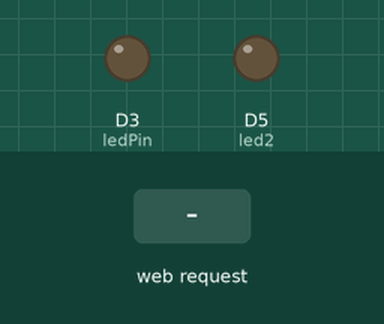
The sketch below on a simulated ESP8266 (NodeMCU). On the bench: output pins drawn as LEDs (lit = HIGH). The inputs (shaded band) are chosen by the test bench. WiFi joins after 1.5 s; servers stay silent unless stated; what the sketch prints to the serial monitor is not drawn.

Above: at 2.7 s.
2.8 s: HTTP request GET /LED=ON received
At 3.8 s:
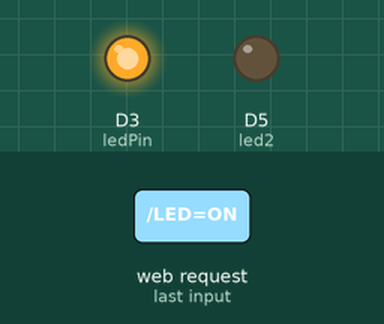
4.3 s: HTTP request GET /LED2=ON received
At 5.0 s:
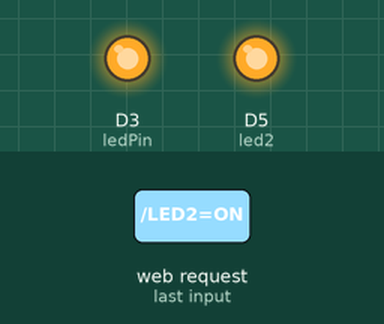
5.8 s: HTTP request GET /LED=OFF received
At 6.1 s:
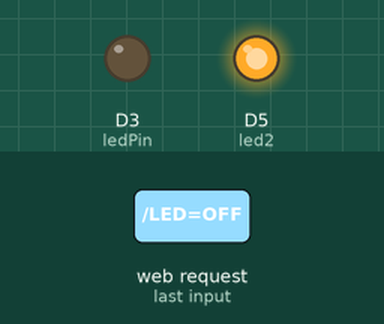
7.3 s: HTTP request GET /LED2=OFF received
At 8.4 s:
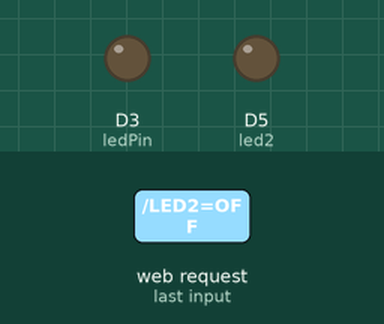
Timing chart, 0 to 9.8 s (numbered marks = the images above; inputs shaded):
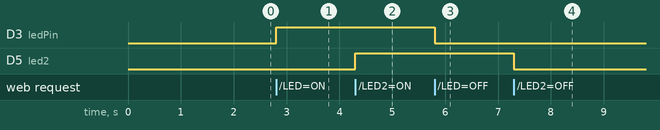

Measured:
- after the input at 2.8 s, D3 (ledPin): LOW → HIGH at once
- after the input at 4.3 s, D5 (led2): LOW → HIGH at once
- after the input at 5.8 s, D3 (ledPin): HIGH → LOW at once
- after the input at 7.3 s, D5 (led2): HIGH → LOW at once

The sketch:

Arduino33.ino
```cpp
#include <ESP8266WiFi.h>
const char* ssid = "B-504";
const char* password = "gitam123";

int ledPin = D3;// GPIO12 D6
int led2=D5;
WiFiServer server(80);

void setup() {
  Serial.begin(115200);
  delay(10);

  pinMode(ledPin, OUTPUT);
  digitalWrite(ledPin, LOW);
  pinMode(led2, OUTPUT);
  digitalWrite(led2, LOW);

  // Connect to WiFi network
  Serial.println();
  Serial.println();
  Serial.print("Connecting to ");
  Serial.println(ssid);

  WiFi.begin(ssid, password);

  while (WiFi.status() != WL_CONNECTED) {
    delay(500);
    Serial.print(".");
  }
  Serial.println("");
  Serial.println("WiFi connected");

  // Start the server
  server.begin();
  Serial.println("Server started");

  // Print the IP address
  Serial.print("Use this URL to connect: ");
  Serial.print("http://");
  Serial.print(WiFi.localIP());
  //Serial.println("/");

}

void loop() {
  // Check if a client has connected
  WiFiClient client = server.available();
  if (!client) {
    return;
  }

  // Wait until the client sends some data
  Serial.println("new client");
  while (!client.available()) {
    delay(1);
  }

  // Read the first line of the request
  String request = client.readStringUntil('\r');
  Serial.println(request);
  client.flush();

  // Match the request
  int value = LOW;
  if (request.indexOf("/LED=ON") != -1) {
    digitalWrite(ledPin, HIGH);
    value = HIGH;
  }
  if (request.indexOf("/LED=OFF") != -1) {
    digitalWrite(ledPin, LOW);
    value = LOW;
  }
  int v = LOW;
  if (request.indexOf("/LED2=ON") != -1) {
    digitalWrite(led2, HIGH);
    v = HIGH;
  }
  if (request.indexOf("/LED2=OFF") != -1) {
    digitalWrite(led2, LOW);
    v = LOW;
  }

  // Set ledPin according to the request
  //digitalWrite(ledPin, value);

  // Return the response
  client.println("HTTP/1.1 200 OK");
  client.println("Content-Type: text/html");
  client.println(""); // do not forget this one
  client.println("<!DOCTYPE HTML>");
  client.println("<html>");

  client.println("Led pin is now: ");
if (value == HIGH) {
    client.print("On");
  } else {
    client.print("Off");
  }

  client.println("<br><br>");
  client.println("<a href=\"/LED=ON\"><button>ON</button></a>&nbsp;<a href=\"/LED=OFF\"><button>OFF</button></a></p>");
  client.println("<br><br>");
  client.println("Led pin is now: ");
  if (v == HIGH) {
    client.print("On");
  } else {
    client.print("Off");
  }


  client.println("<a href=\"/LED2=ON\"><button>ON</button></a>&nbsp;<a href=\"/LED2=OFF\"><button>OFF</button></a></p>");
  client.println("</html>");

  delay(1);
  Serial.println("Client disonnected");
  Serial.println("");

}
```
